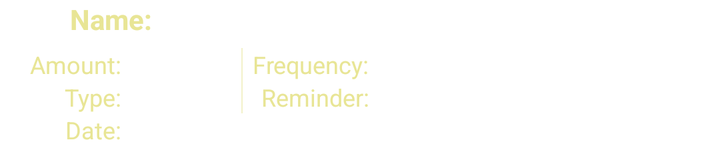
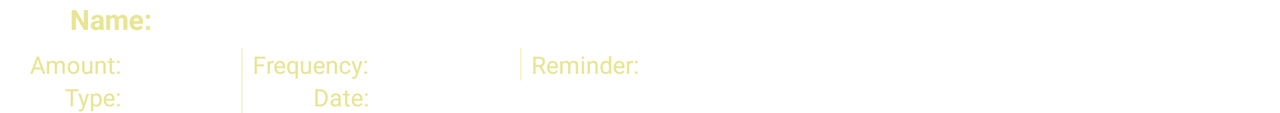

First picture: res/layout/ on a phone held upright. Second picture: the repository's own variant of that layout, on a device whose configuration matches the variant's folder. Source for both follows.
<!-- AndroidManifest.xml: fallback theme Theme.MaterialComponents.DayNight.NoActionBar -->
<!-- res/layout/reminder_element.xml -->
<?xml version="1.0" encoding="utf-8"?>

<RelativeLayout xmlns:android="http://schemas.android.com/apk/res/android"
    android:id="@+id/RelativeLayout1"
    android:layout_width="fill_parent"
    android:layout_height="wrap_content">

    <TextView
        android:id="@+id/reminderElementNameTextView"
        android:layout_width="wrap_content"
        android:layout_height="wrap_content"
        android:layout_alignParentLeft="true"
        android:layout_alignParentTop="true"
        android:layout_marginLeft="35dp"
        android:text="@string/enterBillName" style="@style/textView" android:textStyle="bold"/>

    <TextView
        android:id="@+id/reminderElementAmountTextView"
        android:layout_width="wrap_content"
        android:layout_height="wrap_content"
        android:layout_below="@+id/reminderElementNameTextView"
        android:text="@string/enterBillAmount" android:layout_marginTop="5dp" style="@style/textViewWith12" android:layout_marginLeft="15dp"/>

    <TextView
        android:id="@+id/reminderElementTypeTextView"
        android:layout_width="wrap_content"
        android:layout_height="wrap_content"
        android:text="Type:" style="@style/textViewWith12" android:layout_marginLeft="5dp" android:layout_below="@+id/reminderElementAmountTextView" android:layout_alignRight="@+id/reminderElementAmountTextView"/>

    <TextView
        android:id="@+id/reminderELementDueDateTextView"
        android:layout_width="wrap_content"
        android:layout_height="wrap_content"
        android:text="Date:" style="@style/textViewWith12" android:layout_below="@+id/reminderElementTypeTextView" android:layout_alignRight="@+id/reminderElementTypeTextView"/>

    <ImageView
        xmlns:android="http://schemas.android.com/apk/res/android"
        android:id="@+id/imageView1"
        android:layout_width="wrap_content"
        android:layout_height="fill_parent"
        android:layout_alignBottom="@+id/reminderElementTypeTextView"
        android:layout_alignTop="@+id/reminderElementAmountTextView"
        android:scaleType="fitXY"
        android:src="@android:drawable/divider_horizontal_dark" android:background="#89E8E595" android:layout_toRightOf="@+id/reminderElementAmountTextView" android:layout_marginLeft="60dp"/>

    <TextView
        android:id="@+id/reminderElementFrequencyTextView"
        android:layout_width="wrap_content"
        android:layout_height="wrap_content"
        android:layout_alignTop="@+id/reminderElementAmountTextView"
        android:layout_marginLeft="5dp"
        android:layout_toRightOf="@+id/imageView1"
        android:text="@string/enterBillFrequency" style="@style/textViewWith12"/>

    <TextView
        android:id="@+id/reminderElementReminderTextView"
        android:layout_width="wrap_content"
        android:layout_height="wrap_content"
        android:text="@string/reminder" style="@style/textViewWith12" android:layout_below="@+id/reminderElementFrequencyTextView" android:layout_alignRight="@+id/reminderElementFrequencyTextView"/>

    <TextView
        android:id="@+id/reminderElementAmountEditText"
        android:layout_width="wrap_content"
        android:layout_height="wrap_content"
        android:layout_alignBottom="@+id/reminderElementAmountTextView"
        android:layout_toRightOf="@+id/reminderElementAmountTextView" android:layout_marginLeft="5dp" style="@style/textViewWith12"/>

    <TextView
        android:id="@+id/reminderElementTypeEditText"
        android:layout_width="wrap_content"
        android:layout_height="wrap_content"
        android:layout_alignBottom="@+id/reminderElementTypeTextView"
        style="@style/textViewWith12" android:layout_toRightOf="@+id/reminderElementTypeTextView" android:layout_marginLeft="5dp" android:layout_alignBaseline="@+id/reminderElementTypeTextView"/>

    <TextView
        android:id="@+id/reminderElementFrequenctyEditText"
        android:layout_width="wrap_content"
        android:layout_height="wrap_content"
        android:layout_alignBaseline="@+id/reminderElementFrequencyTextView"
        android:layout_alignBottom="@+id/reminderElementFrequencyTextView"
        android:layout_toRightOf="@+id/reminderElementFrequencyTextView"
        style="@style/textViewWith12" android:layout_marginLeft="5dp"/>

    <TextView
        android:id="@+id/reminderElementDateEditText"
        android:layout_width="wrap_content"
        android:layout_height="wrap_content"
        android:layout_alignBaseline="@+id/reminderELementDueDateTextView"
        android:layout_alignBottom="@+id/reminderELementDueDateTextView"
        android:layout_toRightOf="@+id/reminderELementDueDateTextView" android:layout_marginLeft="5dp" style="@style/textViewWith12"/>

    <TextView
        android:id="@+id/reminderElementReminderEditText"
        android:layout_width="wrap_content"
        android:layout_height="wrap_content"
        android:layout_alignBaseline="@+id/reminderElementReminderTextView"
        android:layout_alignBottom="@+id/reminderElementReminderTextView"
        style="@style/textViewWith12" android:layout_toRightOf="@+id/reminderElementReminderTextView" android:layout_marginLeft="5dp"/>

</RelativeLayout>
<!-- resources referenced by this layout -->
<resources>
  <string name="enterBillAmount">Amount:</string>
  <string name="enterBillFrequency">Frequency:</string>
  <string name="enterBillName">Name:</string>
  <string name="reminder">Reminder:</string>
  <style name="textView">
  		<item name="android:textColor">#E8E595</item>	
  	</style>
  <style name="textViewWith12">
  		<item name="android:textColor">#E8E595</item>
  		<item name="android:textSize">12dp</item>	
  	</style>
</resources>
<!-- res/layout-land/reminder_element.xml (the repository's variant of the layout above) -->
<!-- drawn on the phone turned sideways -->
<?xml version="1.0" encoding="utf-8"?>

<RelativeLayout xmlns:android="http://schemas.android.com/apk/res/android"
    android:id="@+id/RelativeLayout1"
    android:layout_width="fill_parent"
    android:layout_height="wrap_content">

    <TextView
        android:id="@+id/reminderElementNameTextView"
        android:layout_width="wrap_content"
        android:layout_height="wrap_content"
        android:layout_alignParentLeft="true"
        android:layout_alignParentTop="true"
        android:layout_marginLeft="35dp"
        android:text="@string/enterBillName" style="@style/textView" android:textStyle="bold"/>

    <TextView
        android:id="@+id/reminderElementAmountTextView"
        android:layout_width="wrap_content"
        android:layout_height="wrap_content"
        android:layout_below="@+id/reminderElementNameTextView"
        android:text="@string/enterBillAmount" android:layout_marginTop="5dp" style="@style/textViewWith12" android:layout_marginLeft="15dp"/>

    <TextView
        android:id="@+id/reminderElementTypeTextView"
        android:layout_width="wrap_content"
        android:layout_height="wrap_content"
        android:text="Type:" style="@style/textViewWith12" android:layout_marginLeft="5dp" android:layout_below="@+id/reminderElementAmountTextView" android:layout_alignRight="@+id/reminderElementAmountTextView"/>

    <TextView
        android:id="@+id/reminderELementDueDateTextView"
        android:layout_width="wrap_content"
        android:layout_height="wrap_content"
        android:layout_alignRight="@+id/reminderElementFrequencyTextView"
        android:layout_below="@+id/reminderElementFrequencyTextView"
        android:text="Date:" style="@style/textViewWith12"/>

    <ImageView
        xmlns:android="http://schemas.android.com/apk/res/android"
        android:id="@+id/imageView1"
        android:layout_width="wrap_content"
        android:layout_height="fill_parent"
        android:layout_alignBottom="@+id/reminderElementTypeTextView"
        android:layout_alignTop="@+id/reminderElementAmountTextView"
        android:scaleType="fitXY"
        android:src="@android:drawable/divider_horizontal_dark" android:background="#89E8E595" android:layout_toRightOf="@+id/reminderElementAmountTextView" android:layout_marginLeft="60dp"/>

    <TextView
        android:id="@+id/reminderElementFrequencyTextView"
        android:layout_width="wrap_content"
        android:layout_height="wrap_content"
        android:layout_alignTop="@+id/reminderElementAmountTextView"
        android:layout_marginLeft="5dp"
        android:layout_toRightOf="@+id/imageView1"
        android:text="@string/enterBillFrequency" style="@style/textViewWith12"/>

    <TextView
        android:id="@+id/reminderElementReminderTextView"
        android:layout_width="wrap_content"
        android:layout_height="wrap_content"
        android:text="@string/reminder" style="@style/textViewWith12" android:layout_toRightOf="@+id/ImageView01" android:layout_marginLeft="5dp" android:layout_alignTop="@+id/reminderElementAmountTextView"/>

    <TextView
        android:id="@+id/reminderElementAmountEditText"
        android:layout_width="wrap_content"
        android:layout_height="wrap_content"
        android:layout_alignBottom="@+id/reminderElementAmountTextView"
        android:layout_toRightOf="@+id/reminderElementAmountTextView" android:layout_marginLeft="5dp" style="@style/textViewWith12"/>

    <TextView
        android:id="@+id/reminderElementTypeEditText"
        android:layout_width="wrap_content"
        android:layout_height="wrap_content"
        android:layout_alignBottom="@+id/reminderElementTypeTextView"
        style="@style/textViewWith12" android:layout_toRightOf="@+id/reminderElementTypeTextView" android:layout_marginLeft="5dp" android:layout_alignBaseline="@+id/reminderElementTypeTextView"/>

    <TextView
        android:id="@+id/reminderElementFrequenctyEditText"
        android:layout_width="wrap_content"
        android:layout_height="wrap_content"
        android:layout_alignBaseline="@+id/reminderElementFrequencyTextView"
        android:layout_alignBottom="@+id/reminderElementFrequencyTextView"
        android:layout_toRightOf="@+id/reminderElementFrequencyTextView"
        style="@style/textViewWith12" android:layout_marginLeft="5dp"/>

    <TextView
        android:id="@+id/reminderElementDateEditText"
        android:layout_width="wrap_content"
        android:layout_height="wrap_content"
        android:layout_alignBaseline="@+id/reminderELementDueDateTextView"
        android:layout_alignBottom="@+id/reminderELementDueDateTextView"
        android:layout_toRightOf="@+id/reminderELementDueDateTextView" android:layout_marginLeft="5dp" style="@style/textViewWith12"/>

    <TextView
        android:id="@+id/reminderElementReminderEditText"
        android:layout_width="wrap_content"
        android:layout_height="wrap_content"
        android:layout_alignBaseline="@+id/reminderElementReminderTextView"
        android:layout_alignBottom="@+id/reminderElementReminderTextView"
        style="@style/textViewWith12" android:layout_toRightOf="@+id/reminderElementReminderTextView" android:layout_marginLeft="5dp"/>

    <ImageView
        xmlns:android="http://schemas.android.com/apk/res/android"
        android:id="@+id/ImageView01"
        android:layout_width="wrap_content"
        android:layout_height="fill_parent"
        android:background="#89E8E595"
        android:scaleType="fitXY"
        android:src="@android:drawable/divider_horizontal_dark" android:layout_alignTop="@+id/reminderElementAmountTextView" android:layout_alignBottom="@+id/reminderElementAmountTextView" android:layout_marginLeft="260dp"/>

</RelativeLayout>
